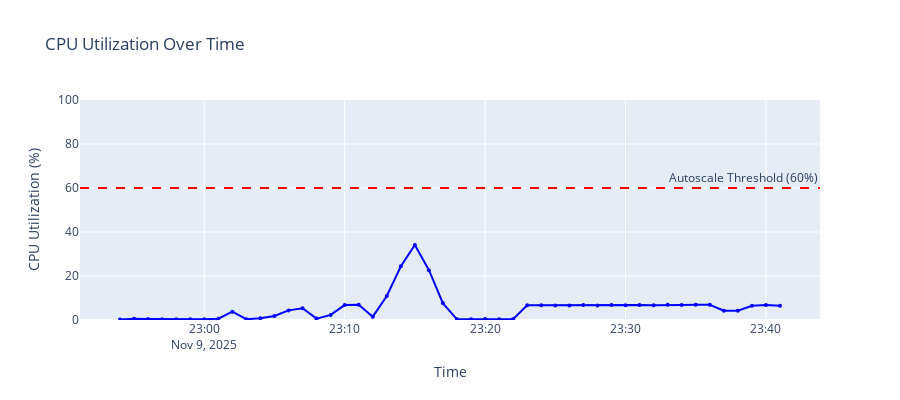

Notebook source saved alongside this figure:
### Code cell
# Visualize CPU utilization
if len(df_cpu) > 0:
    fig = go.Figure()
    fig.add_trace(go.Scatter(
        x=df_cpu['timestamp'], y=df_cpu['cpu_utilization'],
        mode='lines+markers', name='CPU Utilization',
        line=dict(color='blue', width=2), marker=dict(size=4)
    ))
    
    # Add autoscaling threshold line
    fig.add_hline(y=60, line_dash="dash", line_color="red",
                  annotation_text="Autoscale Threshold (60%)")
    
    fig.update_layout(
        title='CPU Utilization Over Time',
        xaxis_title='Time',
        yaxis_title='CPU Utilization (%)',
        height=400,
        yaxis=dict(range=[0, 100])
    )
    fig.show()
    
    # Analysis
    max_cpu = df_cpu['cpu_utilization'].max()
    print(f"\n📊 CPU Analysis:")
    print(f"   Max CPU: {max_cpu:.1f}%")
    
    if max_cpu >= 60:
        print(f"   ✅ CPU exceeded autoscaling threshold (60%)")
        print(f"      Autoscaling should have triggered")
    else:
        print(f"   ⚠️  CPU never reached autoscaling threshold (60%)")
        print(f"\n   💡 This indicates a capacity bottleneck, not compute bottleneck:")
        print(f"      • Model inference is very efficient (low CPU usage)")
        print(f"      • Latency degrades due to request queueing, not processing")
        print(f"      • Solution: Lower autoscaling threshold or increase min replicas")
else:
    print("No CPU data to visualize")

### Figure 1 — Plotly figure (JSON) as saved in the notebook; plotly's stock layout.template omitted (floating-point values rounded to 4 significant figures)
{"data": [{"line": {"color": "blue", "width": 2}, "marker": {"size": 4}, "mode": "lines+markers", "name": "CPU Utilization", "type": "scatter", "x": ["2025-11-09T22:54:00", "2025-11-09T22:55:00", "2025-11-09T22:56:00", "2025-11-09T22:57:00", "2025-11-09T22:58:00", "2025-11-09T22:59:00", "2025-11-09T23:00:00", "2025-11-09T23:01:00", "2025-11-09T23:02:00", "2025-11-09T23:03:00", "2025-11-09T23:04:00", "2025-11-09T23:05:00", "2025-11-09T23:06:00", "2025-11-09T23:07:00", "2025-11-09T23:08:00", "2025-11-09T23:09:00", "2025-11-09T23:10:00", "2025-11-09T23:11:00", "2025-11-09T23:12:00", "2025-11-09T23:13:00", "2025-11-09T23:14:00", "2025-11-09T23:15:00", "2025-11-09T23:16:00", "2025-11-09T23:17:00", "2025-11-09T23:18:00", "2025-11-09T23:19:00", "2025-11-09T23:20:00", "2025-11-09T23:21:00", "2025-11-09T23:22:00", "2025-11-09T23:23:00", "2025-11-09T23:24:00", "2025-11-09T23:25:00", "2025-11-09T23:26:00", "2025-11-09T23:27:00", "2025-11-09T23:28:00", "2025-11-09T23:29:00", "2025-11-09T23:30:00", "2025-11-09T23:31:00", "2025-11-09T23:32:00", "2025-11-09T23:33:00", "2025-11-09T23:34:00", "2025-11-09T23:35:00", "2025-11-09T23:36:00", "2025-11-09T23:37:00", "2025-11-09T23:38:00", "2025-11-09T23:39:00", "2025-11-09T23:40:00", "2025-11-09T23:41:00"], "y": [0.2172, 0.6028, 0.4424, 0.3907, 0.3614, 0.3432, 0.3127, 0.573, 3.763, 0.3461, 0.7649, 1.799, 4.374, 5.356, 0.6347, 2.298, 6.789, 6.886, 1.507, 10.93, 24.42, 34.13, 22.66, 7.571, 0.2922, 0.347, 0.4039, 0.3457, 0.4858, 6.691, 6.731, 6.617, 6.614, 6.872, 6.645, 6.831, 6.697, 6.803, 6.668, 6.879, 6.871, 6.926, 6.891, 4.212, 4.206, 6.506, 6.804, 6.481]}], "layout": {"annotations": [{"showarrow": false, "text": "Autoscale Threshold (60%)", "x": 1, "xanchor": "right", "xref": "x domain", "y": 60, "yanchor": "bottom", "yref": "y"}], "height": 400, "shapes": [{"line": {"color": "red", "dash": "dash"}, "type": "line", "x0": 0, "x1": 1, "xref": "x domain", "y0": 60, "y1": 60, "yref": "y"}], "title": {"text": "CPU Utilization Over Time"}, "xaxis": {"title": {"text": "Time"}}, "yaxis": {"range": [0, 100], "title": {"text": "CPU Utilization (%)"}}}}
